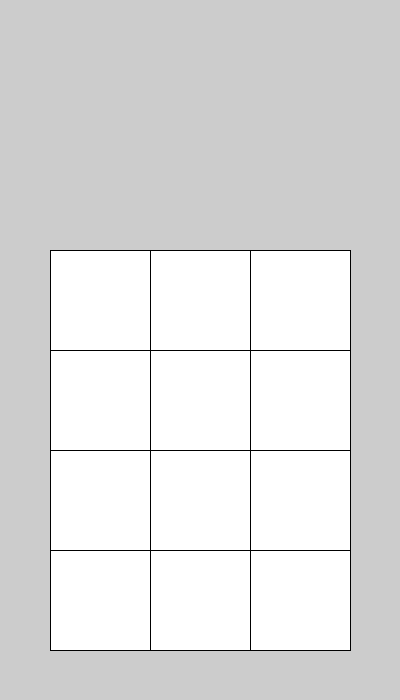
Frame 1 (no input)
Frame 60 (the mouse pressed at the canvas centre just before this capture): identical to frame 1, image omitted
Frame 120 (the mouse held since frame 60 and released just before this capture): identical to frame 1, image omitted

The Processing sketch that drew this single still picture (run headless with seeded random() and noise(); from frame 60 on, the mouse is pressed at the canvas centre):

// Processing sketch: NumPadFOR
// ── NumPadFOR.pde
/* Program Notes: Geometry is portrait (smaller width)
 Demonstrates num pad as Nested FOR Loops
 Start wtih width, then error check height
 */
//
//Global Variables
int appWidth, appHeight; //CAUTION: decimals are truncated in ints, not floats or doubles
float widthSquare, heightSquare;
int numPadColumns = 3;
float[] x = new float [numPadColumns];
int numPadRows = 5;
float[] y = new float [numPadRows];
//
void setup() {
  size (400, 700);
  appWidth = width;
  appHeight = height;
  //
  //Population of rect() variables
  widthSquare = appWidth*1/4;
  heightSquare = widthSquare;
  /* Primitive Variable Prototyping
   x0 = widthSquare*1/2;
   x1 = widthSquare*3/2;
   x2 = widthSquare*5/2;
   y0 = widthSquare*5/2;
   y1 = widthSquare*7/2;
   y2 = widthSquare*9/2;
   y3 = widthSquare*11/2;
   y4 = widthSquare*14/2;
   */
  /* Separate FOR Loops
   for ( int i=0; i<numPadColumns; i++ ) { // i stops for x not y
   x[i] = widthSquare*(2*i+1)/2;
   println("Inside x", x[i] );
   } //End FOR
   for ( int i=0; i<numPadRows; i++ ) {
   y[i] = widthSquare*(2*i+5)/2;
   println("Inside y", y[i]);
   } // End FOR
   */
  // Combined FOR Loops
  for ( int i=0; i<numPadRows; i++ ) {
    if ( i<numPadColumns ) x[i] = writeCoordinate(i, 1);
    y[i] = writeCoordinate(i, 5);
  } // End FOR
  printArray(x);
  printArray(y);
} //End setup
float writeCoordinate (int i, int oddStart) {
  return widthSquare*(2*i+oddStart)/2;
} //End writeCoordiante
//
void draw() {
  for ( int i=0; i<numPadColumns; i++ ) {
    for ( int j=0; j<numPadRows-1; j++ ) {
      rect(x[i], y[j], widthSquare, heightSquare);
    } //End FOR
  } //End FOR
  /* Primitive Variables in drawing rect()s
  rect(x0, y0, widthSquare, heightSquare);
   rect(x0, y1, widthSquare, heightSquare);
   rect(x0, y2, widthSquare, heightSquare);
   rect(x0, y3, widthSquare, heightSquare);
   rect(x1, y0, widthSquare, heightSquare);
   rect(x1, y1, widthSquare, heightSquare);
   rect(x1, y2, widthSquare, heightSquare);
   rect(x1, y3, widthSquare, heightSquare);
   rect(x2, y0, widthSquare, heightSquare);
   rect(x2, y1, widthSquare, heightSquare);
   rect(x2, y2, widthSquare, heightSquare);
   rect(x2, y3, widthSquare, heightSquare);
   */
} //End draw
//
void mousePressed() {
  //
  // Creating Number Pad Buttons
  // Basic IF key variables: mouseX> && mouseX< && mouseY> && mouseY<
  // First rect variables: x0, y0, widthSquare, heightSquare
  // if ( mouseX>x0 && mouseX<x0+widthSquare && mouseY>y0 && mouseY<y0+widthSquare ) println("1");
  //
  int buttonCounter = 1;
  for ( int i=0; i<numPadColumns; i++ ) {
    for ( int j=0; j<numPadRows; j++ ) {
      println(i, j);
      if ( mouseX>x[i] && mouseX<x[i]+widthSquare && mouseY>y[j] && mouseY<y[j]+widthSquare ) println("Button #:", buttonCounter);
      buttonCounter++;
      // Note: built in ERROR with buttonCounter, iterates the wrong way
      // CAUTION: prototyping button return must be fixed before using this in timer program
    } //End FOR
  } // End FOR
  // CAUTION: will iterate over all buttons
  // Fix Hint: start at beginning and stop when button activated
  // Solution: Change FOR to WHILE
  // Unsolved Problem: estimating where to start reading instead of button "1"
  //
} //End mousePressed
//
void keyPressed() {
} //End keyPressed
//
//End MAIN Program
